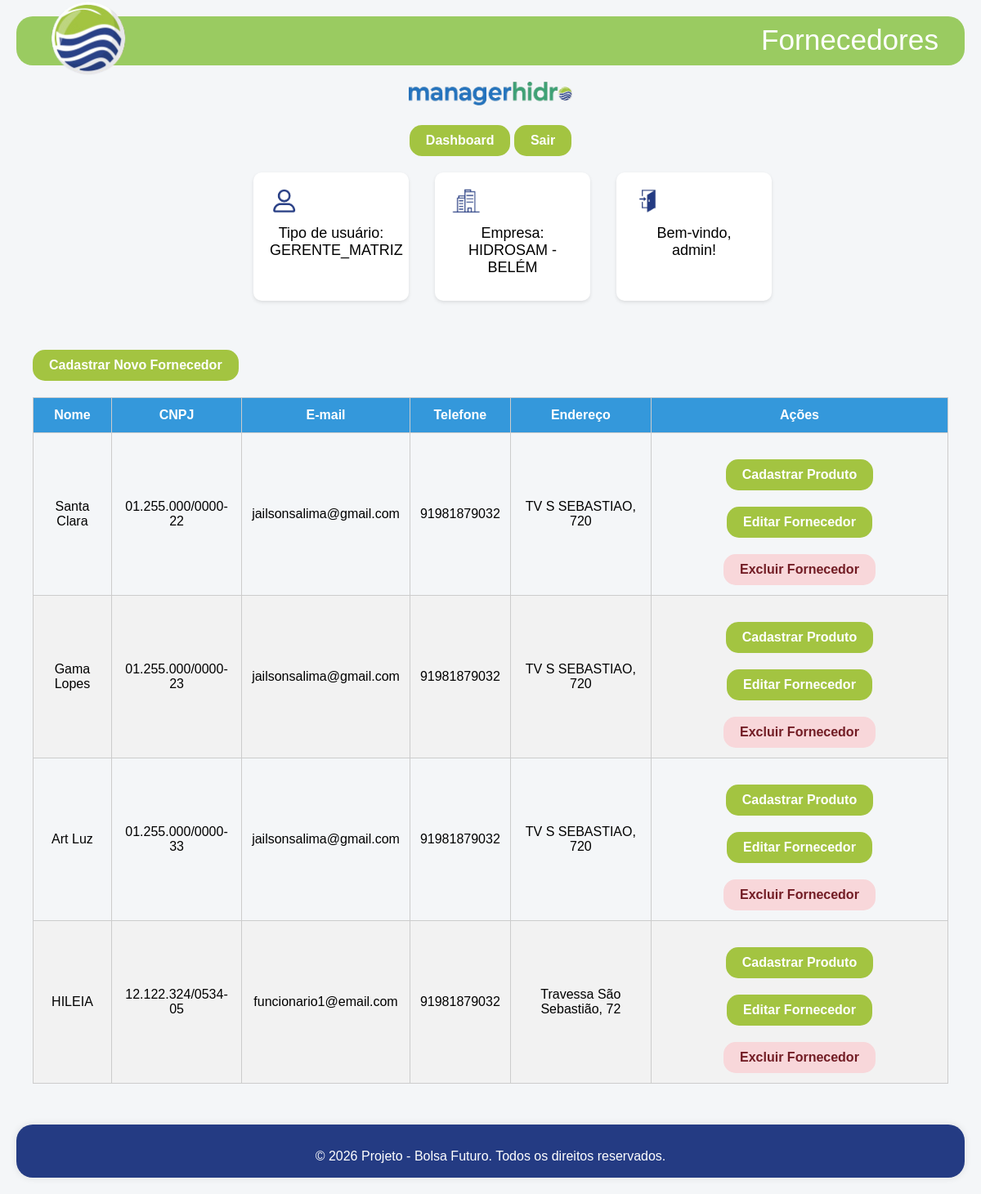
Before: /fornecedores/fornecedores/ (signed in) with the older database file.
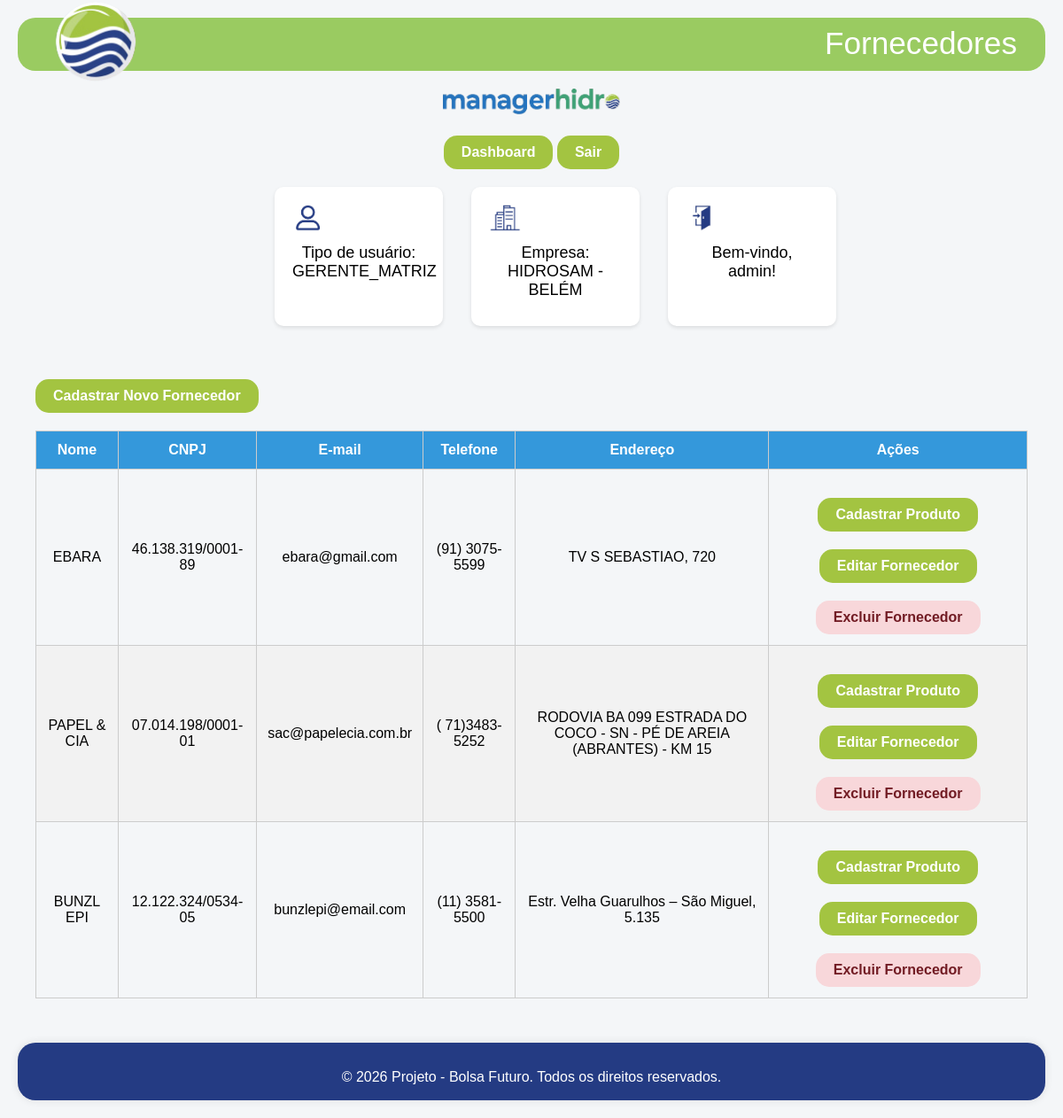
After: the same page with the newer database file.
### fornecedores/models.py (models this page shows, shortened)
class Fornecedor(models.Model):
    id = models.BigAutoField(primary_key=True, verbose_name="ID")
    nome = models.CharField(max_length=150)
    cnpj = models.CharField(max_length=20, unique=True)
    email = models.EmailField()
    telefone = models.CharField(max_length=20)
    site = models.URLField(blank=True, null=True)
    endereco = models.CharField(max_length=255)

### fornecedores/views.py (the view)
# urls.py: path('fornecedores/', views.lista_fornecedores, name='lista_fornecedores'),
@login_required(login_url='/login/')
def lista_fornecedores(request):
    fornecedores = Fornecedor.objects.all()
    return render(request, 'fornecedores/fornecedores.html', {
        'fornecedores': fornecedores,
        'header_title': 'Fornecedores'
    })

### fornecedores/templates/fornecedores/fornecedores.html (shortened to what this page needs)
{% extends 'base.html' %}
{% block content %}
  <div>
    <a href="{% url 'cadastrar_fornecedor' %}" class="btn">Cadastrar Novo Fornecedor</a>
  </div>
  {% if fornecedores %}
    <table>
      <thead>
        <tr>
          <th>Nome</th>
          <th>CNPJ</th>
          <th>E-mail</th>
          <th>Telefone</th>
          <th>Endereço</th>
          <th>Ações</th>
        </tr>
      </thead>
      <tbody>
        {% for fornecedor in fornecedores %}
          <tr>
            <td>{{ fornecedor.nome }}</td>
            <td>{{ fornecedor.cnpj }}</td>
            <td>{{ fornecedor.email }}</td>
            <td>{{ fornecedor.telefone }}</td>
            <td>{{ fornecedor.endereco }}</td>
            <td>
              <a href="{% url 'cadastrar_produto_fornecedor' fornecedor.id %}" class="btn">Cadastrar Produto</a>
              <a href="{% url 'editar_fornecedor' fornecedor.id %}" class="btn">Editar Fornecedor</a>
              <a href="{% url 'excluir_fornecedor' fornecedor.id %}" class="btn alerta" onclick="return confirm('Tem certeza que deseja excluir o fornecedor {{ fornecedor.nome }}?');">Excluir Fornecedor</a>
            </td>
          </tr>
        {% endfor %}
      </tbody>
    </table>
  {% else %}
    <p class="empty">Nenhum fornecedor cadastrado.</p>
  {% endif %}
{% endblock %}

Changed rows visible on the page:
removed Fornecedor: nome "Gama Lopes", cnpj "01.255.000/0000-23", email "jailsonsalima@gmail.com", telefone "91981879032", endereco "TV S SEBASTIAO, 720"
removed Fornecedor: nome "HILEIA", cnpj "12.122.324/0534-05", email "funcionario1@email.com", telefone "91981879032", endereco "Travessa São Sebastião, 72"
changed Fornecedor "TV S SEBASTIAO, 720": nome "Santa Clara" → "EBARA"; cnpj "01.255.000/0000-22" → "46.138.319/0001-89"; email "jailsonsalima@gmail.com" → "ebara@gmail.com"; telefone "91981879032" → "(91) 3075-5599"
added Fornecedor: nome "PAPEL & CIA", cnpj "07.014.198/0001-01", email "sac@papelecia.com.br", telefone "( 71)3483-5252", endereco "RODOVIA BA 099 ESTRADA DO COCO - SN - PÉ DE AREIA (ABRANTES) - KM 15"
changed Fornecedor: nome "Art Luz" → "BUNZL EPI"; cnpj "01.255.000/0000-33" → "12.122.324/0534-05"; email "jailsonsalima@gmail.com" → "bunzlepi@email.com"; telefone "91981879032" → "(11) 3581-5500"; endereco "TV S SEBASTIAO, 720" → "Estr. Velha Guarulhos – São Miguel, 5.135"
